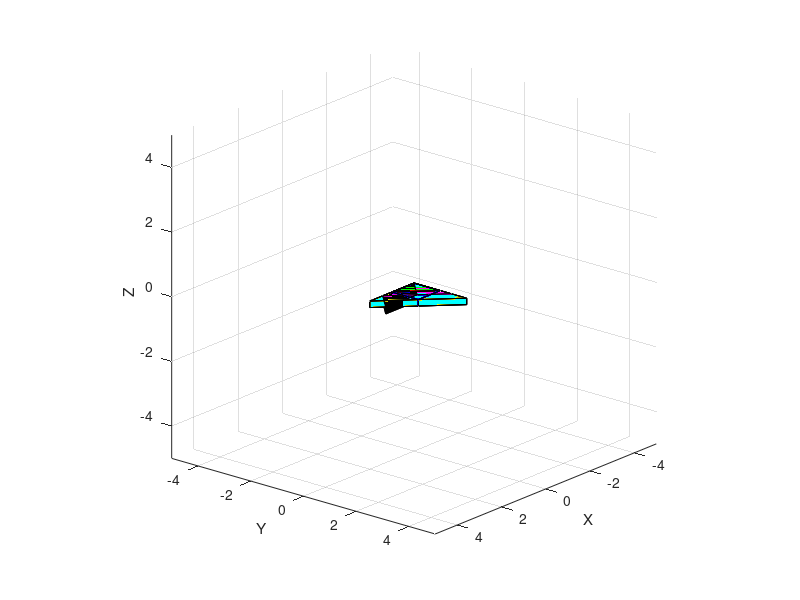

Write the MATLAB code that produced this figure. (Note: this script raises an error after producing the figure.)
function tangram()

    clc % Clear all text from command window
    close all % Close all figures previously opened
    clear % Clear previous environment variables
    clearvars 
    addpath RI/lib/

    l=1;
    s=20;
    p_name={'square' 't1' 't2' 't3' 't4' 't5' 'pgram'};

    grid on
    axis equal
    axis([-5*l 5*l -5*l 5*l -5*l 5*l])
    view(130, 20)
    hold on

    set(gcf, 'Position',  [1000, 150, 800, 700])

    xlabel('X')
    ylabel('Y')
    zlabel('Z')

    %criar base - talvez possa ser feito junto com as peças

    %criar peças
    pieces=create_pieces(l, p_name);

    %criar formações
    formations=createFormations(l);
    f_names=fieldnames(formations);

    %formação inicial das peças sobre a base
    pieces=set_initial_position(pieces, l, s);

    %rodar para a posição - skip this for now - mas acho que vou fazer
    %uma função que vai ser chamada dentro do move to Formation

    %mexer peças
    for f = 1:size(f_names,1)-2 %REMOVER O "-2" QUANDO ACABAR A FASE DE TESTES
        formation=f_names(f);
        name=formation{1};
        pieces=moveToFormation(formations, name, pieces, s);
    end

end

function config=create_pieces(l, p_name)
    %config - Vector contendo as peças criadas
    %l - lado do quadrado, usado como referência para o resto das pepieceças
    %p_name - array com a nomenclatura das peças, vai ser usado para criar
    %e referenciar os campos respetivos a cada peça

    %thickness constante
    t=0.2;

    %criar peças
    for i=1:size(p_name,2)
        name=p_name(i);
        piece=name{1};

        if strcmp(piece, 'square')
            [P,F]=create_square(l,t);
            config.(piece).object=P;
            config.(piece).color='b';
          
        elseif strcmp(piece, 'square2')
            [P,F]=create_square(l,t);
            config.(piece).object=P;
            config.(piece).color='g';

        elseif strcmp(piece, 't1')
            [P,F]=create_small_triangle(l,t);
            config.(piece).object=P;
            config.(piece).color='r';

        elseif strcmp(piece, 't2')
            [P,F]=create_small_triangle(l,t);
            config.(piece).object=P;
            config.(piece).color='g';

        elseif strcmp(piece, 't3')
            [P,F]=create_medium_triangle(l,t);
            config.(piece).object=P;
            config.(piece).color='m';

        elseif strcmp(piece, 't4')
            [P,F]=create_large_triangle(l,t);
            config.(piece).object=P;
            config.(piece).color='y';

        elseif strcmp(piece, 't5')
            [P,F]=create_large_triangle(l,t);
            config.(piece).object=P;
            config.(piece).color='c';

        elseif strcmp(piece, 'pgram')
            [P,F]=create_pgram(l,t);
            config.(piece).object=P;
            config.(piece).color='k';

        else
            error("Piece not recognized.")
        end

        config.(piece).pI=eye(4); %matriz identidade para retratar que ainda não se moveu
        config.(piece).handle=patch('Vertices', P(1:3,:)', 'Faces', F, 'Facecolor', config.(piece).color);
    end

end

%criar quadrado
function [P, F]=create_square(l, t)
    P=[0 l l 0 0 l l 0
       0 0 l l 0 0 l l
       0 0 0 0 t t t t
       1 1 1 1 1 1 1 1];

    F=[1 2 3 4
       5 6 7 8
       1 4 8 5
       2 3 7 6
       1 2 6 5 
       3 4 8 7];
end

%criar t1 e t2
function [P, F]=create_small_triangle(l,t)
    P=[0 l 0 0 l 0
       0 0 l 0 0 l
       0 0 0 t t t
       1 1 1 1 1 1];

    F=[1 2 3 nan
       4 5 6 nan
       1 2 5 4
       1 3 6 4
       2 3 6 5];
end

%criar t3 
function [P,F]=create_medium_triangle(l,t)
    P=[0 l*sqrt(2) 0 0 l*sqrt(2) 0
       0 0 l*sqrt(2) 0 0 l*sqrt(2)
       0 0 0 t t t
       1 1 1 1 1 1];

    F=[1 2 3 nan
       4 5 6 nan
       1 2 5 4
       1 3 6 4
       2 3 6 5];
end

%criar t4 e t5
function [P,F]=create_large_triangle(l,t)
    P=[0 2*l 0 0 2*l 0
       0 0 2*l 0 0 2*l 
       0 0 0 t t t
       1 1 1 1 1 1];

    F=[1 2 3 nan
       4 5 6 nan
       1 2 5 4
       1 3 6 4
       2 3 6 5];
end

%criar paralelogramo
function [P, F]=create_pgram(l,t)
    P=[0 sqrt(2)*l (3*l*sqrt(2))/2 l*(sqrt(2)/2) 0 sqrt(2)*l (3*l*sqrt(2))/2 l*(sqrt(2)/2)
      0 0 l*(sqrt(2)/2) l*(sqrt(2)/2) 0 0 l*(sqrt(2)/2) l*(sqrt(2)/2)
      0 0 0 0 t t t t 
      1 1 1 1 1 1 1 1];

    F=[1 2 3 4
       5 6 7 8
       1 4 8 5
       2 3 7 6
       1 2 6 5 
       3 4 8 7];
end

%move peças para a posição inicial
function pieces=set_initial_position(pieces,l,s)
    %%P_struct - Vector contendo as peças criadas
    fields=fieldnames(pieces);
    
    %uma posição para cada peça
    position=1:size(fields,1);

    %scramble positions para dar posição inicial random a cada uma das
    %peças
    idx = randperm(size(position,2)) ;
    b = position ;
    position(1,idx) = b(1,:);

    %definir posições iniciais
    angles=linspace(0,2*pi,size(fields,1)+1);

    %para cada peça definir a posição
    for i=1:size(fields,1)
        name=fields(i);
        piece=name{1};
        T(:,:,:,1)=mtrans(linspace(0,3*l, s), 0, 0);
        T(:,:,:,2)=mrotz(linspace(0, angles(position(i)), s));
        order=[0,0];
        %depois de definir as transformações necessárias para chegar à
        %posiçao, animar
        for n=1:size(T,4)
            pieces.(piece).pI=manimate(pieces.(piece).handle, pieces.(piece).object, pieces.(piece).pI, T(:,:,:,n), order);
        end

    end
end

function formations=createFormations(l)
    %devolve uma estrutura que define as posições de cada peça dentro de
    %cada formação

    %%%%%%%%%%%%%%%%%%%%%%FORMAÇÃO QUADRADO%%%%%%%%%%%%%%%%%%%%%
    formations.quadrado.square.pos=[0,0,0];
    formations.quadrado.square.rot=0;

    formations.quadrado.t1.pos=[0,0,0];
    formations.quadrado.t1.rot=pi;

    formations.quadrado.t2.pos=[0,0,0];
    formations.quadrado.t2.rot=pi/2;

    formations.quadrado.t3.pos=[0,0,0];
    formations.quadrado.t3.rot=pi/4;

    formations.quadrado.t4.pos=[0,0,0];
    formations.quadrado.t4.rot=pi/8;

    formations.quadrado.t5.pos=[0,0,0];
    formations.quadrado.t5.rot=0;

    formations.quadrado.pgram.pos=[0,0,0];
    formations.quadrado.pgram.rot=pi/6;

%     formations.quadrado.theta=2*pi*rand();
%     formations.quadrado.phi=(pi/2)*rand();
    formations.quadrado.theta=pi;
    formations.quadrado.phi=(pi/2)*rand();

    %%%%%%%%%%%%%%%%%%%%%%%FORMAÇÃO CAT%%%%%%%%%%%%%%%%%%%%%%%%%%%%%%%%
    formations.cat.square.pos=[0,0,0];
    formations.cat.t1.pos=[0,0,0];
    formations.cat.t2.pos=[0,0,0];
    formations.cat.t3.pos=[0,0,0];
    formations.cat.t4.pos=[0,0,0];
    formations.cat.t5.pos=[0,0,0];
    formations.cat.pgram.pos=[0,0,0];

    formations.cat.theta=2*pi*rand();
    formations.cat.phi=(pi/2)*rand();

    %%%%%%%%%%%%%%%%%%%%%%%FORMAÇÃO HOUSE%%%%%%%%%%%%%%%%%%%%%%%%%%%%%%%%
    formations.house.square.pos=[0,0,0];
    formations.house.t1.pos=[0,0,0];
    formations.house.t2.pos=[0,0,0];
    formations.house.t3.pos=[0,0,0];
    formations.house.t4.pos=[0,0,0];
    formations.house.t5.pos=[0,0,0];
    formations.house.pgram.pos=[0,0,0];

    formations.house.theta=2*pi*rand();
    formations.house.phi=(pi/2)*rand();

end

function pieces=moveToFormation(formations, formation_name, pieces, s)
    %move peças para a posição de acordo com a formação desejada
    %formations- struct que contém todas as formações definidas e posições
    %de peças associadas
    %formation_name - indica qual é a formação a considerar
    %pieces - struct que contém peças do jogo
    %s - step, usado no linsapce

    disp(formation_name)

    %aplicar angulos de rotação ao jogo
    pieces=rotateBoard(formations, formation_name, pieces, s);

    %movimento das peças 

    fields=fieldnames(pieces);

    for i=1:size(fields,1)
        name=fields(i);
        piece=name{1};
        %transf para pôr a peça na posiçao definida pela formação em
        %questão

        %posição atual do objeto 
        curr_pos_obj=pieces.(piece).pI*pieces.(piece).object;
        %posição do pivot
        curr_pos_pivot=curr_pos_obj(1:3,1);
        %posição alvo
        target_pos=formations.(formation_name).(piece).pos;
        %cálculo do vetor com base na posição do pivot e na posição alvo
        transf_vector=[target_pos(1) - curr_pos_pivot(1), target_pos(2) - curr_pos_pivot(2), target_pos(3) - curr_pos_pivot(3) ];

        %ROTAÇÃO
        %rotação atual. Obtida apartir do acos
        curr_rot=acos(pieces.(piece).pI(1,1));
        %rotação alvo
        target_rot=formations.(formation_name).(piece).rot;

        %APLICAÇÃO
        %Aplicar a todos os pontos o vetor calculado
        T(:,:,:,1)=mtrans(linspace(0, transf_vector(1), s), linspace(0, transf_vector(2), s), linspace(0, transf_vector(3), s)); 
        %aplicar rotação
        T(:,:,:,2)=mrotz(linspace(0, target_rot-curr_rot,s));
       
        order=[0,0];%CHECK THIS!!!!!

        %depois de definir as transformações necessárias para chegar à
        %posiçao, animar
        for n=1:size(T,4)
            pieces.(piece).pI=manimate(pieces.(piece).handle, pieces.(piece).object, pieces.(piece).pI, T(:,:,:,n), order);
        end
    end
    
    disp("pausing")
    pause(0.5) %não esquecer de aumentar o pause quando acabar os TESTES
    disp("proceed")
    
    %voltar à posição horizontal
    pieces=resetBoard(formations, name, pieces);

    disp("done")
    
end

function pieces=rotateBoard(formations, name,pieces_in, s)
    %roda o tabuleiro
    %pieces - struct devolvida que contém peças do jogo

    %pieces_in - struct passada como argumento que contém peças do jogo

    %aceder aos angulos guardados em formations
    angles_theta=linspace(0, formations.(name).theta ,s);
    angles_phi=linspace(0, formations.(name).phi ,s);

    fields=fieldnames(pieces_in);

    %aplicar rotações
    for i=1:size(fields,1)
        name=fields(i);
        piece=name{1};
        T(:,:,:,1)=mroty(linspace(0, angles_theta(i), s));
        T(:,:,:,2)=mrotz(linspace(0, angles_phi(i), s));
        order=[0,0];
        %depois de definir as transformações necessárias para chegar à
        %posiçao, animar
        for n=1:size(T,4)
            pieces_in.(piece).pI=manimate(pieces_in.(piece).handle, pieces_in.(piece).object, pieces_in.(piece).pI, T(:,:,:,n), order);
        end

    end

    pieces=pieces_in;

end

function pieces=resetBoard(formations, name, pieces_in)
    %retorna o tabuleiro à posição original
    %pieces - struct devolvida que contém peças do jogo

    %pieces_in - struct passada como argumento que contém peças do jogo

    %deve usar a tranformação guardada no struct para reverter a mesma

    %depois de o tabuleiro voltar à posição inicial acho que posso usar o
    %set_initial_position de novo para repor as peças e depois começar
    %então outro ciclo de montagem de formação
    pieces=pieces_in;
end